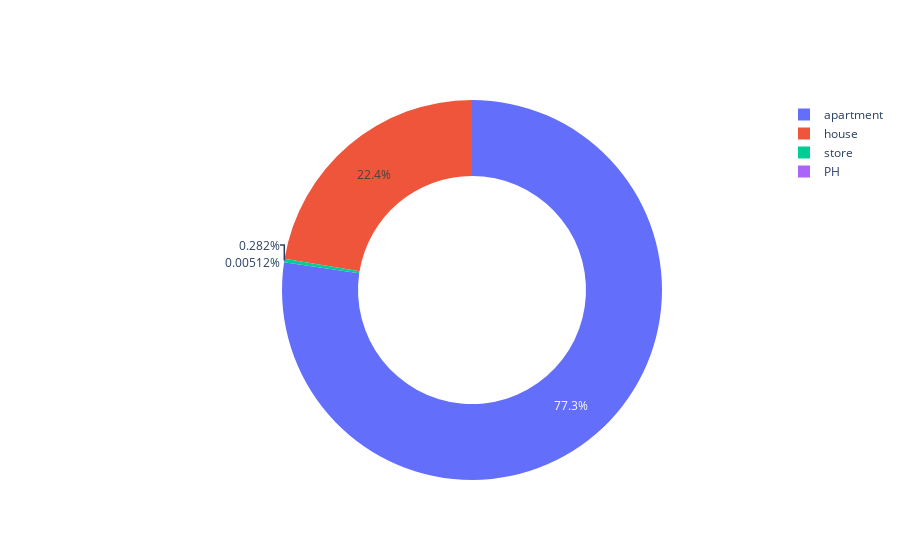

Write notebook code for a chart like this one.
### Code cell
# Gráfico de Pizza

import plotly.offline as pyo
import plotly.graph_objs as go

plt.figure(figsize=(10, 7))
lowerdf1 = df.groupby("property_type").size() / df["place_name"].count() * 100
labels = lowerdf1.index
values = lowerdf1.values

# Use `hole` to create a donut-like pie chart
fig = go.Figure(data=[go.Pie(labels=labels, values=values, hole=0.6)])
fig.show()

### Figure 1 — Plotly figure (JSON) as saved in the notebook; plotly's stock layout.template omitted (floating-point values rounded to 4 significant figures)
{"data": [{"hole": 0.6, "labels": ["PH", "apartment", "house", "store"], "type": "pie", "values": [0.005121, 77.33, 22.38, 0.2817]}], "layout": {}}
